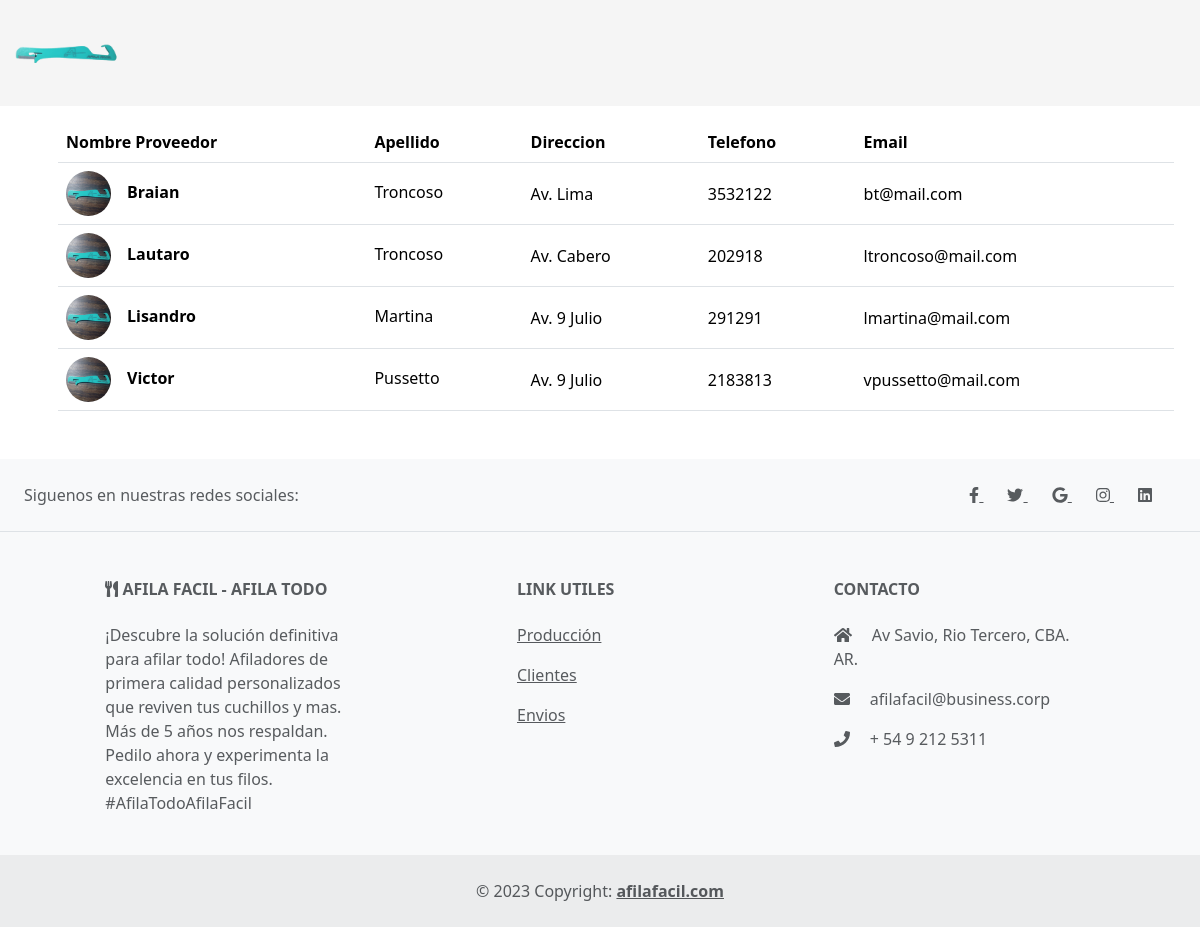
Page /proveedores/ on the earlier database version.
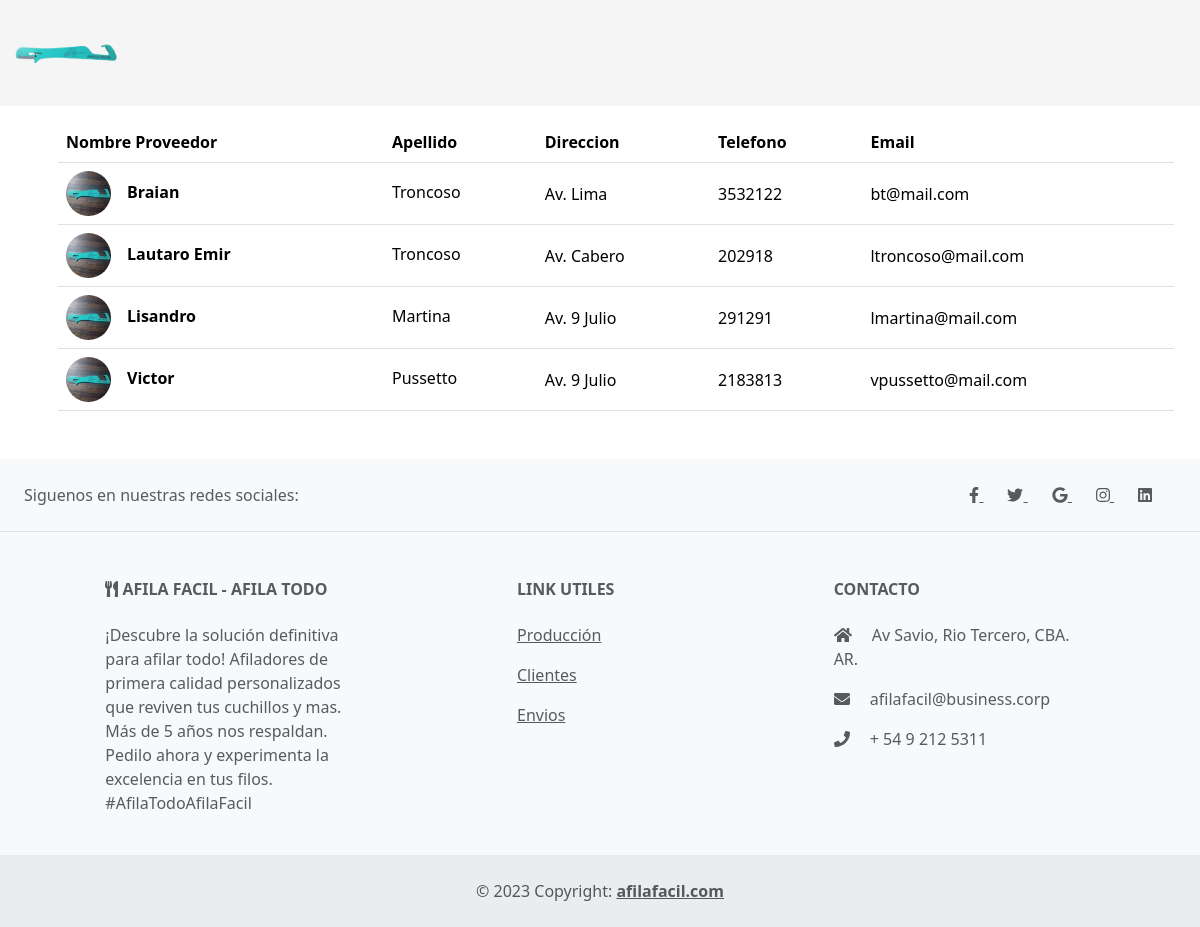
Same page on the later database version.
### proveedores/models.py (models this page shows, shortened)
class Proveedores(models.Model):
    nombre = models.CharField(max_length=50)
    apellido = models.CharField(max_length=50)
    direccion = models.CharField(max_length=100)
    telefono = models.IntegerField(null=True, blank=True)
    email = models.CharField(max_length=100)
    imagen = models.TextField(null=True, blank=True)
    def get_imagen_url(self):
        if self.imagen:
            return f"/static/img/{self.imagen}"
        else:
            return "/static/img/afilador.jpeg"
    class Meta:
        db_table = 'proveedores'
        verbose_name = "Proveedores"

### proveedores/views.py (the view)
# urls.py: path('', views.mostrar_proveedores, name='proveedores'),
def mostrar_proveedores(request):
    proveedores = Proveedores.objects.all()
    return render(request,'proveedores.html',{'proveedores': proveedores, 'mensaje': "No hay Proveedores"})

### proveedores/templates/proveedores.html (shortened to what this page needs)
{% extends "materias_primas/layout.html" %}
{% load static %}
{% block content %}
{% if proveedores%}
<div class="container">
    <table class="table align-middle mb-0 bg-white m-3 mb-5">
        <thead class="bg-light">
        <tr>
            <th>Nombre Proveedor</th>
            <th>Apellido</th>
            <th>Direccion</th>
            <th>Telefono</th>
            <th>Email</th>
        </tr>
        </thead>
        <tbody>
        {% for proveedor in proveedores %}
            <tr>
                <td>
                <div class="d-flex align-items-center">
                    <img
                        src="{{ proveedor.get_imagen_url }}"
                        alt="NO-IMG"
                        style="width: 45px; height: 45px"
                        class="rounded-circle"
                        />
                    <div class="ms-3">
                    <p class="fw-bold mb-1 ml-2">{{proveedor.nombre}}</p>
                    </div>
                </div>
                </td>
                <td>
                <p class="fw-normal mb-1">{{ proveedor.apellido }}</p>
                </td>
                <td>{{ proveedor.direccion }}</td>
                <td>{{ proveedor.telefono }}</td>
                <td>{{ proveedor.email }}</td>
            </tr>
        {%endfor%}
        </tbody>
    </table>
{%else%}
    {{ mensaje }}
{%endif%}
</div>
{% endblock %}

Differences in the rows shown:
changed Proveedores "Av. Cabero": nombre "Lautaro" → "Lautaro Emir"
